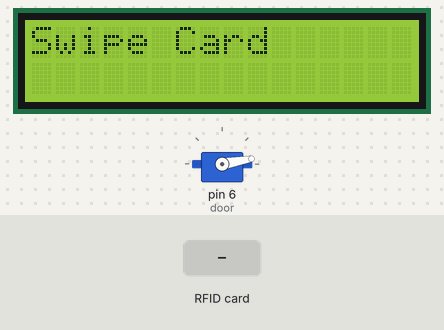
This program was run on a simulated Arduino Uno, built with avr-gcc and run on an emulated ATmega328P. Shown: 16×2 character LCD, servo. The test bench sets the inputs (shaded band).

Above: at 1.3 s.
1.4 s: RFID card 83 0A 9F FC held to the reader
At 2.3 s:
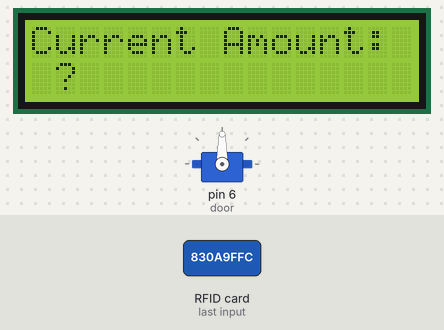
At 5.7 s:
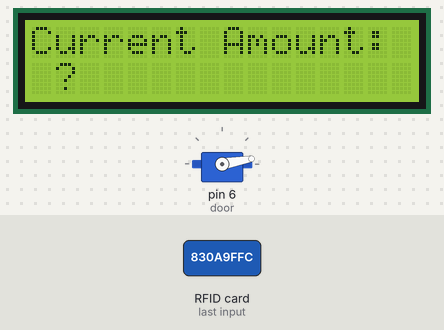
Timing chart, 0 to 7.2 s (numbered marks = the images above; inputs shaded):
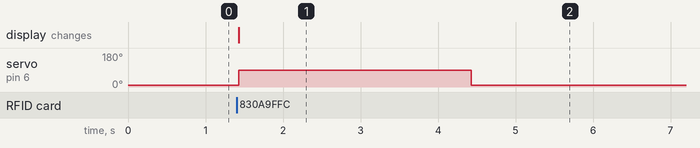

The program:

main.cpp
```cpp
/*
 * Typical pin layout used:
 * -----------------------------------------------------------------------------------------
 *             MFRC522      Arduino       Arduino   Arduino    Arduino          Arduino
 *             Reader/PCD   Uno/101       Mega      Nano v3    Leonardo/Micro   Pro Micro
 * Signal      Pin          Pin           Pin       Pin        Pin              Pin
 * -----------------------------------------------------------------------------------------
 * RST/Reset   RST          9             5         D9         RESET/ICSP-5     RST
 * SPI SS      SDA(SS)      10            53        D10        10               10
 * SPI MOSI    MOSI         11 / ICSP-4   51        D11        ICSP-4           16
 * SPI MISO    MISO         12 / ICSP-1   50        D12        ICSP-1           14
 * SPI SCK     SCK          13 / ICSP-3   52        D13        ICSP-3           15
 *
 */

#include <Arduino.h>
#include <SPI.h>
#include <MFRC522.h>
#include <Servo.h>

#include <Wire.h>
#include <LiquidCrystal_I2C.h>

#define RST_PIN         9          // Configurable, see typical pin layout above
#define SS_PIN          10         // Configurable, see typical pin layout above

MFRC522 mfrc522(SS_PIN, RST_PIN);  // Create MFRC522 instance

float BeepCurrentAmount = 120; // Peso
const float Total_Fair = 18;

LiquidCrystal_I2C lcd(0x27, 16, 2);
Servo door;

void setup() {
  // put your setup code here, to run once:
  lcd.init();
  lcd.backlight();

  door.attach(6);
  door.write(10); //closed

  SPI.begin();      // Initiate  SPI bus
  mfrc522.PCD_Init();   // Initiate MFRC522

  lcd.setCursor(0, 0);
  lcd.print("Swipe Card");
}

void loop() {
  // put your main code here, to run repeatedly:


    if ( ! mfrc522.PICC_IsNewCardPresent())
      return;

    // Select one of the cards
    if ( ! mfrc522.PICC_ReadCardSerial())
      return;

    //Show UID on serial monitor
    String content= "";
    byte letter;
    for (byte i = 0; i < mfrc522.uid.size; i++)
    {
      content.concat(String(mfrc522.uid.uidByte[i] < 0x10 ? " 0" : " "));
      content.concat(String(mfrc522.uid.uidByte[i], HEX));
    }

    content.toUpperCase();
    if (content.substring(1) == "83 0A 9F FC" )  //change here the UID of the card/cards that you want to give access
    {
      BeepCurrentAmount -= Total_Fair;
      char amount[255];
      sprintf(amount, " %f", (double)BeepCurrentAmount);
      lcd.clear();
      lcd.setCursor(0, 0);
      lcd.print("Current Amount:");
      lcd.setCursor(0, 1);
      lcd.print(amount);

      door.write(90); //Open
      delay(3000);
      door.write(10); //close
    }
}
```

Measured:
- after the input at 1.4 s, servo on pin 6 (door): 10° → 90° at once, → 10° 3.0 s later; the display: changes at once (image 1)
